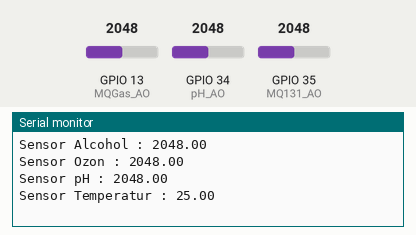
Simulated run of this sketch. Board: ESP32. On the bench: the last lines printed to the serial monitor. The inputs (shaded band) are chosen by the test bench; at power-on: GPIO 13 (MQGas_AO) = 2048, GPIO 34 (pH_AO) = 2048, GPIO 35 (MQ131_AO) = 2048. WiFi joins after 1.5 s; servers stay silent unless stated; network time is answered at once with the bench clock; the local clock reads 2024-03-15 10:24:30 at power-on unless the sketch sets it.

Above: at 2.7 s.
2.8 s: GPIO 13 (MQGas_AO) set to 2866
At 7.42 s:
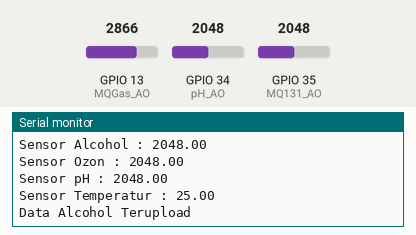
14.0 s: GPIO 34 (pH_AO) set to 2866
At 18.79 s:
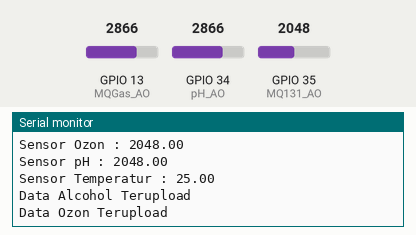
20.3 s: GPIO 35 (MQ131_AO) set to 2866
At 24.56 s:
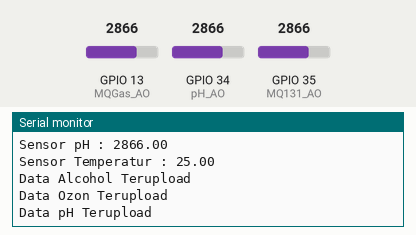
26.6 s: GPIO 13 (MQGas_AO) set to 3603
At 31.3 s:
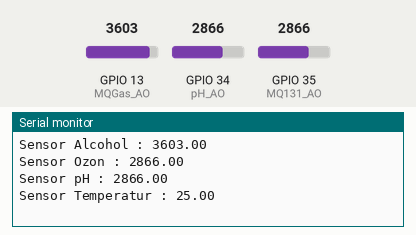
32.9 s: GPIO 34 (pH_AO) set to 3603
At 37.2 s:
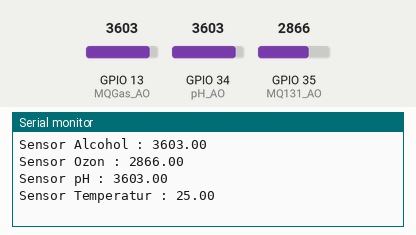
39.2 s: GPIO 35 (MQ131_AO) set to 3603
At 41.8 s:
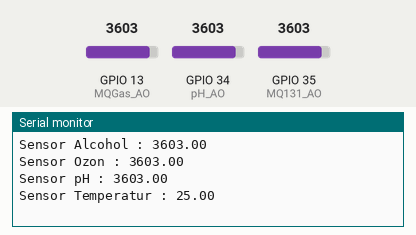
Timing chart, 0 to 43.3 s (numbered marks = the images above; inputs shaded):
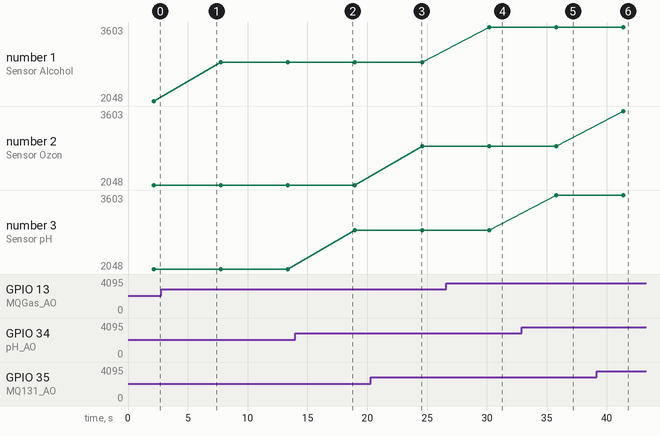

Measured:
- after the input at 26.6 s, the serial monitor: prints a new line after 3.6 s (image 4)
- after the input at 32.9 s, the serial monitor: prints a new line after 2.9 s (image 5)
- after the input at 39.2 s, the serial monitor: prints a new line after 2.2 s (image 6)
- plotted number 1: 2048 → 2866 after the input at 2.8 s, 2866 → 3603 after the input at 26.6 s

The sketch:

main1.ino
```cpp
#include <WiFi.h>
#include <NTPClient.h>
#include <WiFiUdp.h>
#include <Firebase_ESP_Client.h>
#include "addons/TokenHelper.h"
#include "addons/RTDBHelper.h"

#define WIFI_SSID "123"
#define WIFI_PASSWORD "11111111"
#define API_KEY "AIzaSyC-mHNOM1cUsizZqeMH9YzmyiKAljTO6pI"
#define DATABASE_URL "https://ecoenzym-d56ec-default-rtdb.asia-southeast1.firebasedatabase.app"

// Sensor pin definitions
const int MQGas_AO = 13;
const int MQ131_AO = 35;
const int pH_AO = 34;
const int ProbeTemp_Data = 23;

FirebaseData fdbo;
FirebaseAuth auth;
FirebaseConfig config;

const long utcOffsetInSeconds = 3600;
WiFiUDP ntpUDP;
NTPClient timeClient(ntpUDP, "asia.pool.ntp.org", utcOffsetInSeconds);
String dateTime;
unsigned long sendDataPrevMillis = 0;
bool signupOK = false;

void setup() {
  Serial.begin(115200);
  WiFi.begin(WIFI_SSID, WIFI_PASSWORD);
  while (WiFi.status() != WL_CONNECTED) {
    delay(500);
    Serial.print(".");
  }
  Serial.print("Connected");

  config.api_key = API_KEY;
  config.database_url = DATABASE_URL;
  if (Firebase.signUp(&config, &auth, "", "")) {
    signupOK = true;
  }
  Firebase.begin(&config, &auth);
  Firebase.reconnectWiFi(true);

  timeClient.begin();
}

String getFormattedDate() {
  timeClient.update();
  unsigned long epochTime = timeClient.getEpochTime();
  struct tm *ptm = localtime((const time_t *)&epochTime); // Changed from gmtime to localtime

  char dateBuffer[30]; // Buffer to hold the formatted date and time
  // Format date and time: "02 Maret 2024 10:24"
  strftime(dateBuffer, sizeof(dateBuffer), "%d %B %Y %H:%M", ptm);
  return String(dateBuffer);
}

void loop() {

    sendDataPrevMillis = millis();

    // Get formatted date and time
    dateTime = "data1/" + getFormattedDate();

    // Read sensors
    float mqGasValue = analogRead(MQGas_AO);
    float mq131Value = analogRead(MQ131_AO);
    float pHValue = analogRead(pH_AO);
    // Temp reading simulation
    float tempValue = 25.0; // Placeholder for actual temperature sensor reading

    // Send data to Firebase
    if (Firebase.ready() && signupOK) {
      Firebase.RTDB.setFloat(&fdbo, dateTime + "/MQGas", mqGasValue);
      Serial.println("Data Alcohol Terupload");
      Firebase.RTDB.setFloat(&fdbo, dateTime + "/MQ131", mq131Value);
      Serial.println("Data Ozon Terupload");
      Firebase.RTDB.setFloat(&fdbo, dateTime + "/pH", pHValue);
      Serial.println("Data pH Terupload");
      Firebase.RTDB.setFloat(&fdbo, dateTime + "/Temperature", tempValue);
      Serial.println("Data Temperature Terupload");
    }

    Serial.println("------------------------------------------------");
    Serial.print("Sensor Alcohol : ");
    Serial.println(mqGasValue);
    Serial.print("Sensor Ozon : ");
    Serial.println(mq131Value);
    Serial.print("Sensor pH : ");
    Serial.println(pHValue);
    Serial.print("Sensor Temperatur : ");
    Serial.println(tempValue);
    delay(5000);
}
```
